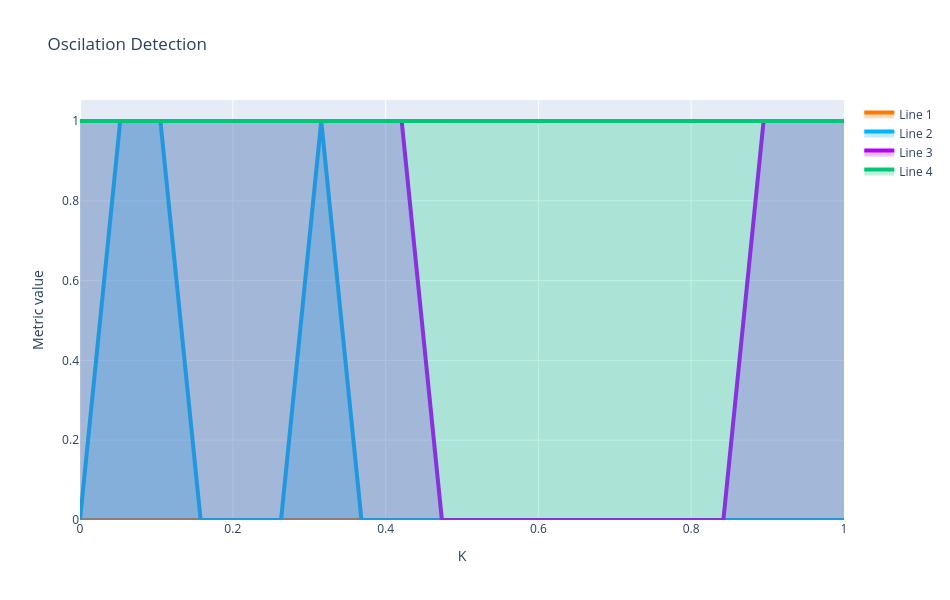
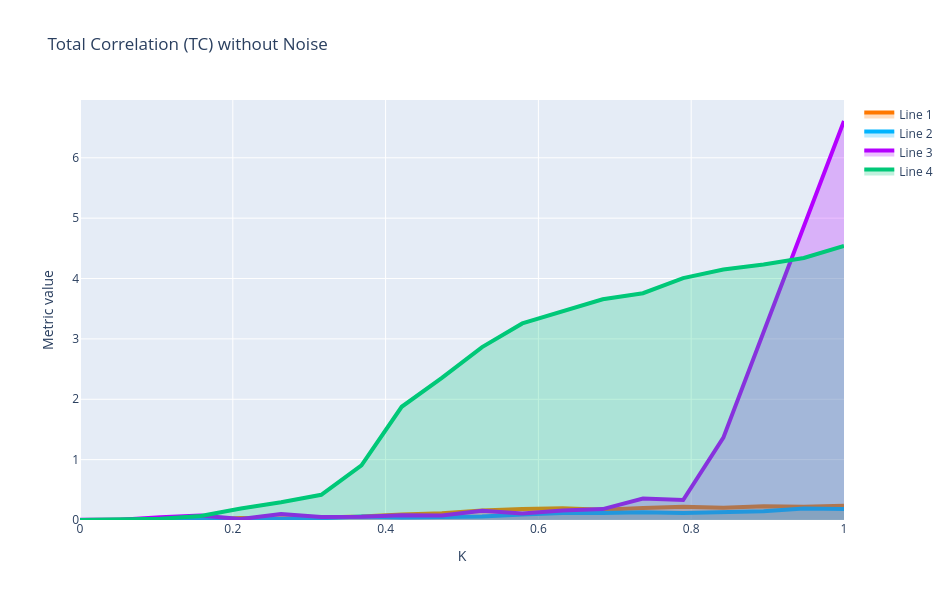
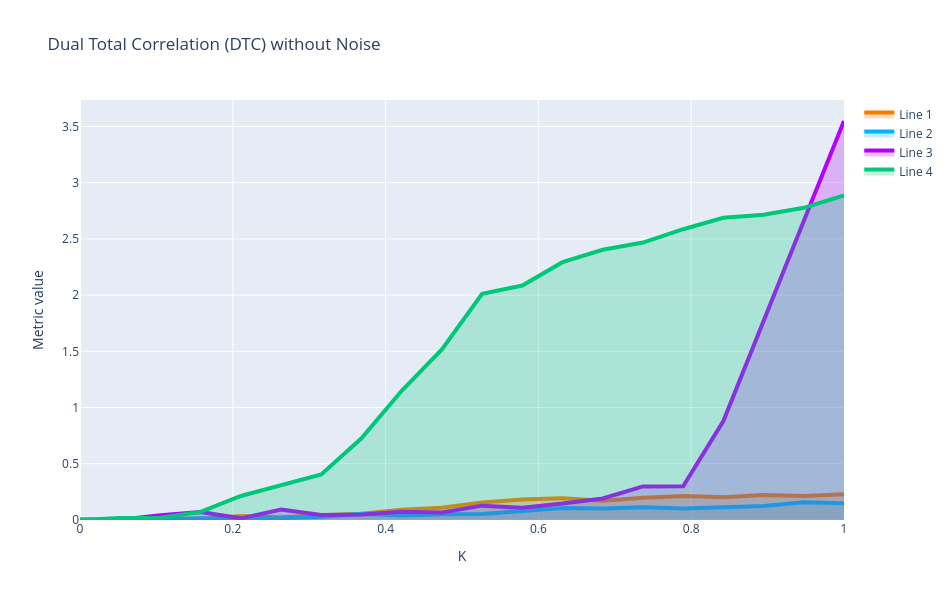
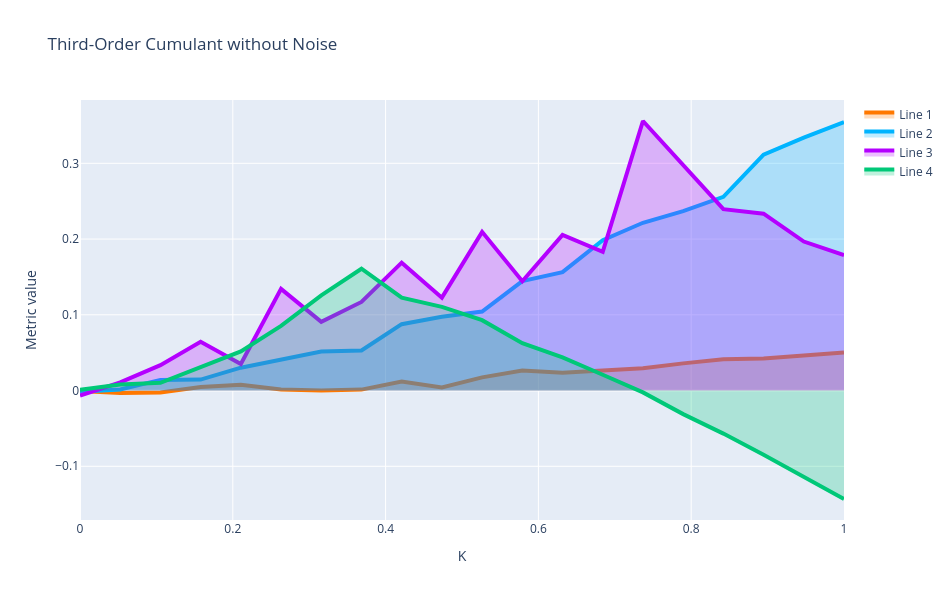

Notebook cell for these charts, in order:
### Markdown cell above
---
## **7. Oscillation Detection in $(P \times K$) Space** with noise
We perform a parameter sweep to detect oscillations in the $(P \times K$) space.

### Code cell
P_values = [4,5,6,7]
K3_values = np.linspace(0.0, 1.0, 20)
sigma_E = 0.03
T=450


# Matrices to store metrics with noise
TC_map_noise = np.zeros((len(P_values), len(K_values)))
DTC_map_noise = np.zeros((len(P_values), len(K_values)))
Cumulant_map_noise = np.zeros((len(P_values), len(K_values)))
PowerCorr_map_noise = np.zeros((len(P_values), len(K_values)))
Entropy_map_noise = np.zeros((len(P_values), len(K_values)))  # Nueva métrica
Entropy_map_skew = np.zeros((len(P_values), len(K3_values)))  # Nueva métrica
Entropy_map_kurt = np.zeros((len(P_values), len(K3_values)))  # Nueva métrica



# Matrix to store oscillation detection with noise
oscillation_map_noise = np.zeros((len(P_values), len(K3_values)), dtype=int)
# mean_map = np.zeros((len(P_values), len(K_values), N_nodes))

#initial state
seed = 42
rng = np.random.default_rng(seed)
state0 = 0.1 * rng.standard_normal(2 * N_nodes)

for i, P_val in tqdm(enumerate(P_values)):
    for j, K3_val in enumerate(K3_values):
        # Simulation with noise using the existing function for higher-order interactions
        # t, states = simulate_wc_stochastic(state0, P_val, K3_val, M, T, dt, sigma_E=sigma_E, higher_order=True, T_ho=T_ho)
        P_vec = np.array([P_val, P_val, P_val])
        t, states = simulate_wc_stochastic(state0, P_vec, K3_val, M, T, dt, sigma_E = sigma_E, higher_order=True, T_ho=T_ho)

        start_idx = int(0.2 * len(t))

        E_node = states[start_idx:, :N_nodes]
        I_node = states[start_idx:, N_nodes:]

        # Oscillation detection using the existing function
        is_lc1, _, _, _ = detect_limit_cycle_poincare(E_node[:, 0], I_node[:, 0], dt, threshold_ratio=0.05, period_cv_threshold=0.05)
        is_lc2, _, _, _ = detect_limit_cycle_poincare(E_node[:, 0], I_node[:, 0], dt, threshold_ratio=0.05, period_cv_threshold=0.05)
        is_lc3, _, _, _ = detect_limit_cycle_poincare(E_node[:, 0], I_node[:, 0], dt, threshold_ratio=0.05, period_cv_threshold=0.05)
        oscillation_map_noise[i, j]  = int((is_lc1==True) and (is_lc2==True) and (is_lc3==True))

        # quitar transiente (ej. mitad inicial)
        # cut = int(0.5 * len(t))
        # E_ss = E_node[cut:, :]
        # mean firing por nodo
        # mean_map[i, j, :] = np.mean(E_ss, axis=0)


        # Remove transient
        E = states[start_idx:, :N_nodes]

        # Data matrix for higher-order metrics
        X = E.copy()

        # Covariance matrix
        Sigma = np.cov(X.T)

        # Higher-order metrics using the existing functions
        TC_map_noise[i, j] = TC_gauss(Sigma)
        DTC_map_noise[i, j] = DTC_gauss(Sigma)
        skew, kurt = dev_gauss(X)  # Cálculo de la entropía
        Entropy_map_skew[i, j] = skew
        Entropy_map_kurt[i, j] = kurt
        #Entropy_map_noise[i, j] = dev_gauss(Sigma)  # Cálculo de la entropía
        if X.shape[1] == 3:
            Cumulant_map_noise[i, j] = cumulants(X)
            PowerCorr_map_noise[i, j] = powercorr(X)

    if (i + 1) % 5 == 0:
        print(f"Progress: {i+1}/{len(P_values)}")

# Visualization using the existing function
# plot_oscillation_map(oscillation_map_noise, P_values, K3_values, title="Oscillation Detection (P-K3) with Noise")

# Visualization using the existing functions

#cleaing the matrix
TC_clean = clean_rowwise_signed(TC_map_noise, n_std=2)
DTC_clean = clean_rowwise_signed(DTC_map_noise, n_std=2)
Cumulant_clean = clean_rowwise_signed(Cumulant_map_noise,n_std=2)
PowerCorr_clean = clean_rowwise_signed(PowerCorr_map_noise,n_std=2)
Skew_clean = clean_rowwise_signed(Entropy_map_skew,n_std=2)
Kurt_clean = clean_rowwise_signed(Entropy_map_kurt,n_std=2)

# visualization the matrix cleaned
plot_lines_with_area(oscillation_map_noise, x_values=K3_values, title="Oscilation Detection")

plot_lines_with_area(TC_clean, x_values=K3_values, title="Total Correlation (TC) without Noise")
plot_lines_with_area(DTC_clean, x_values=K3_values, title="Dual Total Correlation (DTC) without Noise")
plot_lines_with_area(Cumulant_clean, x_values=K3_values, title="Third-Order Cumulant without Noise")
plot_lines_with_area(PowerCorr_clean, x_values=K3_values, title="Triple Power Correlation without Noise")
plot_lines_with_area(Skew_clean, x_values=K3_values, title="Skew with Noise")
plot_lines_with_area(Kurt_clean, x_values=K3_values, title="Kurt with Noise")

### Figure 1 — Plotly figure (JSON) as saved in the notebook; plotly's stock layout.template omitted (floating-point values rounded to 4 significant figures)
{"data": [{"fill": "tozeroy", "fillcolor": "rgba(255,120,0,0.25)", "line": {"color": "rgb(255,120,0)", "width": 4}, "mode": "lines", "name": "Line 1", "type": "scatter", "x": [0.0, 0.05263, 0.1053, 0.1579, 0.2105, 0.2632, 0.3158, 0.3684, 0.4211, 0.4737, 0.5263, 0.5789, 0.6316, 0.6842, 0.7368, 0.7895, 0.8421, 0.8947, 0.9474, 1.0], "y": [0, 0, 0, 0, 0, 0, 0, 0, 0, 0, 0, 0, 0, 0, 0, 0, 0, 0, 0, 0]}, {"fill": "tozeroy", "fillcolor": "rgba(0,180,255,0.25)", "line": {"color": "rgb(0,180,255)", "width": 4}, "mode": "lines", "name": "Line 2", "type": "scatter", "x": [0.0, 0.05263, 0.1053, 0.1579, 0.2105, 0.2632, 0.3158, 0.3684, 0.4211, 0.4737, 0.5263, 0.5789, 0.6316, 0.6842, 0.7368, 0.7895, 0.8421, 0.8947, 0.9474, 1.0], "y": [0, 1, 1, 0, 0, 0, 1, 0, 0, 0, 0, 0, 0, 0, 0, 0, 0, 0, 0, 0]}, {"fill": "tozeroy", "fillcolor": "rgba(180,0,255,0.25)", "line": {"color": "rgb(180,0,255)", "width": 4}, "mode": "lines", "name": "Line 3", "type": "scatter", "x": [0.0, 0.05263, 0.1053, 0.1579, 0.2105, 0.2632, 0.3158, 0.3684, 0.4211, 0.4737, 0.5263, 0.5789, 0.6316, 0.6842, 0.7368, 0.7895, 0.8421, 0.8947, 0.9474, 1.0], "y": [1, 1, 1, 1, 1, 1, 1, 1, 1, 0, 0, 0, 0, 0, 0, 0, 0, 1, 1, 1]}, {"fill": "tozeroy", "fillcolor": "rgba(0,200,120,0.25)", "line": {"color": "rgb(0,200,120)", "width": 4}, "mode": "lines", "name": "Line 4", "type": "scatter", "x": [0.0, 0.05263, 0.1053, 0.1579, 0.2105, 0.2632, 0.3158, 0.3684, 0.4211, 0.4737, 0.5263, 0.5789, 0.6316, 0.6842, 0.7368, 0.7895, 0.8421, 0.8947, 0.9474, 1.0], "y": [1, 1, 1, 1, 1, 1, 1, 1, 1, 1, 1, 1, 1, 1, 1, 1, 1, 1, 1, 1]}], "layout": {"height": 600, "title": {"text": "Oscilation Detection"}, "width": 950, "xaxis": {"title": {"text": "K"}}, "yaxis": {"title": {"text": "Metric value"}}}}

### Figure 2 — Plotly figure (JSON) as saved in the notebook; plotly's stock layout.template omitted (floating-point values rounded to 4 significant figures)
{"data": [{"fill": "tozeroy", "fillcolor": "rgba(255,120,0,0.25)", "line": {"color": "rgb(255,120,0)", "width": 4}, "mode": "lines", "name": "Line 1", "type": "scatter", "x": [0.0, 0.05263, 0.1053, 0.1579, 0.2105, 0.2632, 0.3158, 0.3684, 0.4211, 0.4737, 0.5263, 0.5789, 0.6316, 0.6842, 0.7368, 0.7895, 0.8421, 0.8947, 0.9474, 1.0], "y": [8.343e-05, 0.002266, 0.01996, 0.007345, 0.03517, 0.02523, 0.04299, 0.05627, 0.0919, 0.1099, 0.1558, 0.1834, 0.1937, 0.1717, 0.1997, 0.2174, 0.204, 0.227, 0.218, 0.2381]}, {"fill": "tozeroy", "fillcolor": "rgba(0,180,255,0.25)", "line": {"color": "rgb(0,180,255)", "width": 4}, "mode": "lines", "name": "Line 2", "type": "scatter", "x": [0.0, 0.05263, 0.1053, 0.1579, 0.2105, 0.2632, 0.3158, 0.3684, 0.4211, 0.4737, 0.5263, 0.5789, 0.6316, 0.6842, 0.7368, 0.7895, 0.8421, 0.8947, 0.9474, 1.0], "y": [0.0001036, 0.00166, 0.001193, 0.01661, 0.01633, 0.01692, 0.02919, 0.05774, 0.04187, 0.05576, 0.05888, 0.09176, 0.1174, 0.1171, 0.1281, 0.1178, 0.1318, 0.1458, 0.1902, 0.1829]}, {"fill": "tozeroy", "fillcolor": "rgba(180,0,255,0.25)", "line": {"color": "rgb(180,0,255)", "width": 4}, "mode": "lines", "name": "Line 3", "type": "scatter", "x": [0.0, 0.05263, 0.1053, 0.1579, 0.2105, 0.2632, 0.3158, 0.3684, 0.4211, 0.4737, 0.5263, 0.5789, 0.6316, 0.6842, 0.7368, 0.7895, 0.8421, 0.8947, 0.9474, 1.0], "y": [0.004411, 0.002799, 0.04383, 0.0733, 0.01551, 0.1004, 0.04792, 0.05237, 0.07665, 0.07647, 0.1533, 0.109, 0.156, 0.1812, 0.3556, 0.3299, 1.365, 3.113, 4.861, 6.61]}, {"fill": "tozeroy", "fillcolor": "rgba(0,200,120,0.25)", "line": {"color": "rgb(0,200,120)", "width": 4}, "mode": "lines", "name": "Line 4", "type": "scatter", "x": [0.0, 0.05263, 0.1053, 0.1579, 0.2105, 0.2632, 0.3158, 0.3684, 0.4211, 0.4737, 0.5263, 0.5789, 0.6316, 0.6842, 0.7368, 0.7895, 0.8421, 0.8947, 0.9474, 1.0], "y": [0.0008631, 0.01707, 0.0209, 0.06486, 0.1889, 0.2935, 0.4179, 0.9048, 1.875, 2.354, 2.864, 3.256, 3.453, 3.656, 3.757, 4.006, 4.148, 4.233, 4.341, 4.54]}], "layout": {"height": 600, "title": {"text": "Total Correlation (TC) without Noise"}, "width": 950, "xaxis": {"title": {"text": "K"}}, "yaxis": {"title": {"text": "Metric value"}}}}

### Figure 3 — Plotly figure (JSON) as saved in the notebook; plotly's stock layout.template omitted (floating-point values rounded to 4 significant figures)
{"data": [{"fill": "tozeroy", "fillcolor": "rgba(255,120,0,0.25)", "line": {"color": "rgb(255,120,0)", "width": 4}, "mode": "lines", "name": "Line 1", "type": "scatter", "x": [0.0, 0.05263, 0.1053, 0.1579, 0.2105, 0.2632, 0.3158, 0.3684, 0.4211, 0.4737, 0.5263, 0.5789, 0.6316, 0.6842, 0.7368, 0.7895, 0.8421, 0.8947, 0.9474, 1.0], "y": [8.344e-05, 0.002267, 0.01996, 0.007312, 0.0351, 0.02516, 0.04294, 0.05611, 0.09148, 0.1098, 0.1556, 0.1824, 0.1929, 0.1701, 0.198, 0.2145, 0.2017, 0.2234, 0.2136, 0.2299]}, {"fill": "tozeroy", "fillcolor": "rgba(0,180,255,0.25)", "line": {"color": "rgb(0,180,255)", "width": 4}, "mode": "lines", "name": "Line 2", "type": "scatter", "x": [0.0, 0.05263, 0.1053, 0.1579, 0.2105, 0.2632, 0.3158, 0.3684, 0.4211, 0.4737, 0.5263, 0.5789, 0.6316, 0.6842, 0.7368, 0.7895, 0.8421, 0.8947, 0.9474, 1.0], "y": [0.0001036, 0.001673, 0.00121, 0.01644, 0.016, 0.01631, 0.0277, 0.05607, 0.03938, 0.05209, 0.05411, 0.08378, 0.1058, 0.1014, 0.1137, 0.1027, 0.1141, 0.1255, 0.1572, 0.1496]}, {"fill": "tozeroy", "fillcolor": "rgba(180,0,255,0.25)", "line": {"color": "rgb(180,0,255)", "width": 4}, "mode": "lines", "name": "Line 3", "type": "scatter", "x": [0.0, 0.05263, 0.1053, 0.1579, 0.2105, 0.2632, 0.3158, 0.3684, 0.4211, 0.4737, 0.5263, 0.5789, 0.6316, 0.6842, 0.7368, 0.7895, 0.8421, 0.8947, 0.9474, 1.0], "y": [0.004411, 0.00279, 0.04342, 0.07098, 0.01473, 0.0926, 0.04377, 0.04792, 0.07424, 0.06754, 0.1276, 0.1099, 0.1458, 0.1913, 0.299, 0.3004, 0.8798, 1.769, 2.659, 3.548]}, {"fill": "tozeroy", "fillcolor": "rgba(0,200,120,0.25)", "line": {"color": "rgb(0,200,120)", "width": 4}, "mode": "lines", "name": "Line 4", "type": "scatter", "x": [0.0, 0.05263, 0.1053, 0.1579, 0.2105, 0.2632, 0.3158, 0.3684, 0.4211, 0.4737, 0.5263, 0.5789, 0.6316, 0.6842, 0.7368, 0.7895, 0.8421, 0.8947, 0.9474, 1.0], "y": [0.0008644, 0.01681, 0.0206, 0.07184, 0.2136, 0.3096, 0.405, 0.726, 1.149, 1.518, 2.011, 2.086, 2.293, 2.403, 2.467, 2.586, 2.688, 2.715, 2.776, 2.887]}], "layout": {"height": 600, "title": {"text": "Dual Total Correlation (DTC) without Noise"}, "width": 950, "xaxis": {"title": {"text": "K"}}, "yaxis": {"title": {"text": "Metric value"}}}}

### Figure 4 — Plotly figure (JSON) as saved in the notebook; plotly's stock layout.template omitted (floating-point values rounded to 4 significant figures)
{"data": [{"fill": "tozeroy", "fillcolor": "rgba(255,120,0,0.25)", "line": {"color": "rgb(255,120,0)", "width": 4}, "mode": "lines", "name": "Line 1", "type": "scatter", "x": [0.0, 0.05263, 0.1053, 0.1579, 0.2105, 0.2632, 0.3158, 0.3684, 0.4211, 0.4737, 0.5263, 0.5789, 0.6316, 0.6842, 0.7368, 0.7895, 0.8421, 0.8947, 0.9474, 1.0], "y": [-0.0006489, -0.003303, -0.002672, 0.004703, 0.007672, 0.001282, 0.0002093, 0.00123, 0.012, 0.00408, 0.01738, 0.02656, 0.02365, 0.0267, 0.02947, 0.03587, 0.0412, 0.04218, 0.04622, 0.05025]}, {"fill": "tozeroy", "fillcolor": "rgba(0,180,255,0.25)", "line": {"color": "rgb(0,180,255)", "width": 4}, "mode": "lines", "name": "Line 2", "type": "scatter", "x": [0.0, 0.05263, 0.1053, 0.1579, 0.2105, 0.2632, 0.3158, 0.3684, 0.4211, 0.4737, 0.5263, 0.5789, 0.6316, 0.6842, 0.7368, 0.7895, 0.8421, 0.8947, 0.9474, 1.0], "y": [-0.001552, 0.001406, 0.01405, 0.01444, 0.0302, 0.04139, 0.05156, 0.05281, 0.08761, 0.09744, 0.1044, 0.1444, 0.1563, 0.1985, 0.2215, 0.2368, 0.2557, 0.3115, 0.3338, 0.3544]}, {"fill": "tozeroy", "fillcolor": "rgba(180,0,255,0.25)", "line": {"color": "rgb(180,0,255)", "width": 4}, "mode": "lines", "name": "Line 3", "type": "scatter", "x": [0.0, 0.05263, 0.1053, 0.1579, 0.2105, 0.2632, 0.3158, 0.3684, 0.4211, 0.4737, 0.5263, 0.5789, 0.6316, 0.6842, 0.7368, 0.7895, 0.8421, 0.8947, 0.9474, 1.0], "y": [-0.006676, 0.01069, 0.0335, 0.06433, 0.03511, 0.1342, 0.09066, 0.1169, 0.1688, 0.1226, 0.2095, 0.1443, 0.2055, 0.1832, 0.3559, 0.2976, 0.2394, 0.2335, 0.1967, 0.1787]}, {"fill": "tozeroy", "fillcolor": "rgba(0,200,120,0.25)", "line": {"color": "rgb(0,200,120)", "width": 4}, "mode": "lines", "name": "Line 4", "type": "scatter", "x": [0.0, 0.05263, 0.1053, 0.1579, 0.2105, 0.2632, 0.3158, 0.3684, 0.4211, 0.4737, 0.5263, 0.5789, 0.6316, 0.6842, 0.7368, 0.7895, 0.8421, 0.8947, 0.9474, 1.0], "y": [0.001041, 0.007914, 0.01013, 0.03044, 0.05161, 0.08532, 0.1258, 0.1608, 0.1225, 0.1105, 0.0929, 0.06247, 0.04368, 0.02087, -0.002422, -0.0311, -0.05682, -0.08491, -0.114, -0.1432]}], "layout": {"height": 600, "title": {"text": "Third-Order Cumulant without Noise"}, "width": 950, "xaxis": {"title": {"text": "K"}}, "yaxis": {"title": {"text": "Metric value"}}}}
